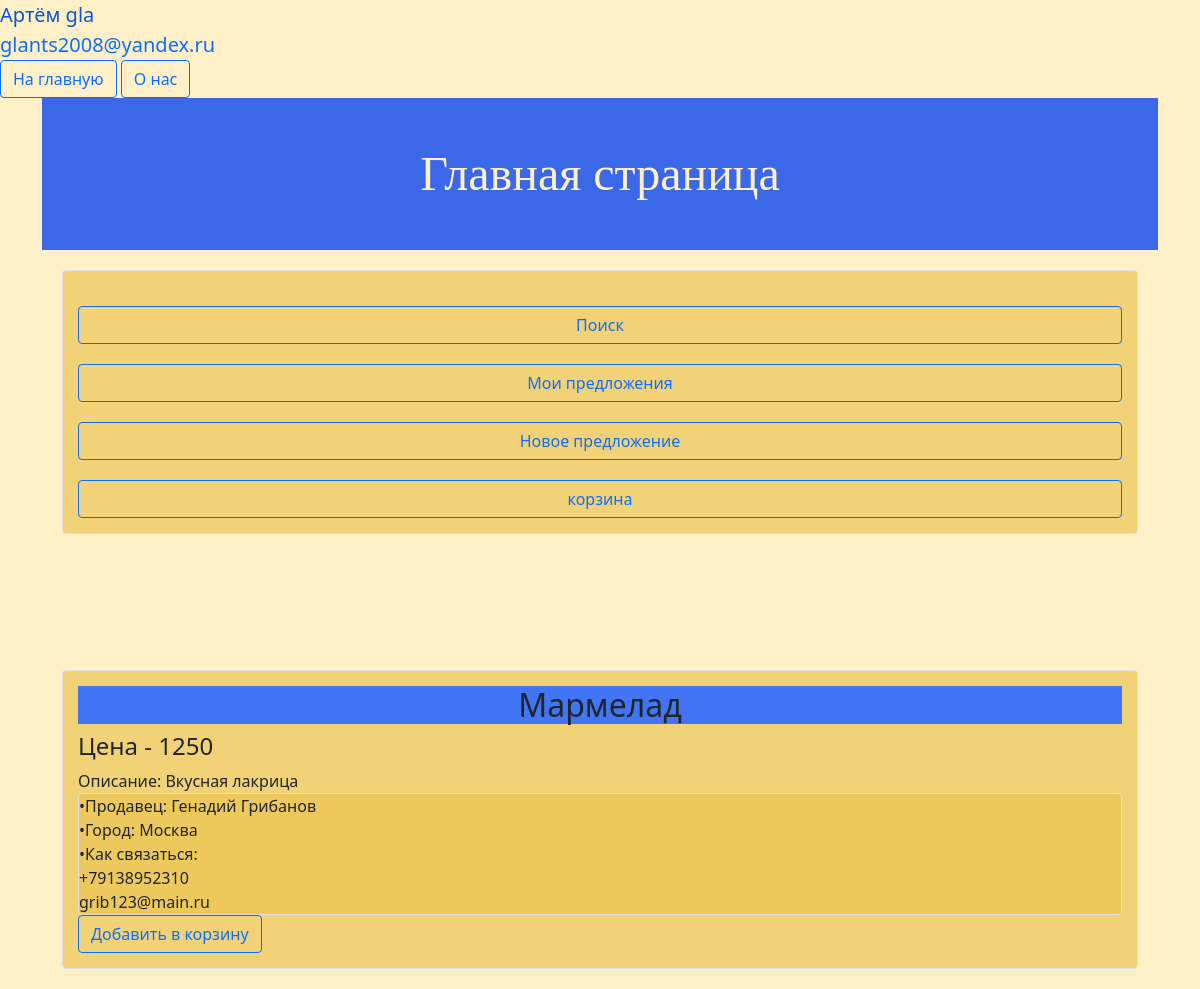
The page /main (signed in) on the database its author committed.
### data/users.py (models this page shows, shortened)
class User(SqlAlchemyBase, UserMixin):
    __tablename__ = 'users'
    id = sqlalchemy.Column(sqlalchemy.Integer,
                           primary_key=True, autoincrement=True)
    name = sqlalchemy.Column(sqlalchemy.String, nullable=True)
    surname = sqlalchemy.Column(sqlalchemy.String, nullable=True)
    email = sqlalchemy.Column(sqlalchemy.String,
                              index=True, unique=True, nullable=True)
    hashed_password = sqlalchemy.Column(sqlalchemy.String, nullable=True)
    number = sqlalchemy.Column(sqlalchemy.Integer, nullable=True)
    basket = sqlalchemy.Column(sqlalchemy.String, nullable=True)
    offers = orm.relationship("Offers", back_populates='user')

### data/offers.py (models this page shows)
class Offers(SqlAlchemyBase):
    __tablename__ = 'offers'
    id = sqlalchemy.Column(sqlalchemy.Integer,
                           primary_key=True, autoincrement=True)
    name_offer = sqlalchemy.Column(sqlalchemy.String, nullable=True)
    discription = sqlalchemy.Column(sqlalchemy.String, nullable=True)
    price = sqlalchemy.Column(sqlalchemy.Integer, nullable=True)
    is_sold = sqlalchemy.Column(sqlalchemy.Boolean, default=False)
    created_date = sqlalchemy.Column(sqlalchemy.DateTime,
                                     default=datetime.datetime.now)
    topic = sqlalchemy.Column(sqlalchemy.String, nullable=True)
    place = sqlalchemy.Column(sqlalchemy.String, nullable=True)
    user_id = sqlalchemy.Column(sqlalchemy.Integer, sqlalchemy.ForeignKey("users.id"))
    user = orm.relationship('User')

### main.py (the view)
@app.route('/main')
def main_page():
    db_sess = db_session.create_session()
    all_offers = list(set(db_sess.query(Offers).filter(Offers.is_sold == 0, Offers.user != current_user)))
    return render_template('main.html', title='Главная страница', offers=all_offers)

### data/db_session.py (called while the page is built)
def create_session() -> Session:
    global __factory
    return __factory()

### main.py (called while the page is built)
@login_manager.user_loader
def load_user(user_id):
    db_sess = db_session.create_session()
    return db_sess.query(User).get(user_id)

### templates/main.html
{% extends "base.html" %}
{% block content %}
<section class="hero">
    <div class="conteiner">
        <div class="hero_message">Главная страница</div>
    </div>
</section>
<div class="col-md6 border rounded">
    <a class="btn btn-outline-primary 1" href="/search">Поиск</a>
    {% if current_user.is_authenticated %}
        <a class="btn btn-outline-primary 1" href="/my_offers">Мои предложения</a>
        <a class="btn btn-outline-primary 1" href="/add_offer">Новое предложение</a>
    <a class="btn btn-outline-primary 1" href="/basket">корзина</a>
    {% else %}
        <a class="btn btn-outline-primary 1" href="/login">Мои предложения</a>
        <a class="btn btn-outline-primary 1" href="/login">Новое предложение</a>
        <a class="btn btn-outline-primary 1" href="/login">Корзина</a>
    {% endif %}
</div>
<br><br><br><br>
{% for item in offers%}
<div class="col-md6 border rounded">
    <h2>{{item.name_offer}}</h2>
    <h4>Цена - {{item.price}}</h4>
    <div>
        Описание: {{item.discription}}
    </div>
    <div class="col-md7 border rounded">
        •Продавец: {{item.user.name}} {{item.user.surname}}<br>
        •Город: {{item.place}} <br>
        •Как cвязаться: <br>
        +{{item.user.number}}<br>
        {{item.user.email}}
    </div>
    {% if current_user.is_authenticated and current_user != item.user %}
        <div>
            <a href="add_basket/{{ item.id }}" class="btn btn-outline-primary">Добавить в корзину</a>
        </div>
    {% endif %}
</div>
{% endfor %}
{% endblock %}

### templates/base.html (shortened to what this page needs)
<!DOCTYPE html>
<html lang="en">
<head>
    <link rel="stylesheet"
          href="https://cdn.jsdelivr.net/npm/bootstrap@5.0.0-beta1/dist/css/bootstrap.min.css"
>
    <link rel="stylesheet" type="text/css" href='static/css/style.css' />
</head>
<body>
{% if current_user.is_authenticated %}
    <a class="navbar-brand" href="/logout">{{ current_user.name }} {{current_user.surname}}</a> <br>
    <a class="navbar-brand" href="/logout">{{ current_user.email }} </a>
{% else %}
    <p class="register_login_buttons">
        <a class="btn btn-outline-primary" href="/register">Зарегистрироваться</a>
        <a class="btn btn-outline-primary" href="/login">Войти</a>
    </p>
{% endif %}
<div class="main_page_button">
    <a class="btn btn-outline-primary" href="/main">На главную</a>
    <a class="btn btn-outline-primary" href="/about">О нас</a>
</div>
<main role="main" class="container">
    {% block content %}{% endblock %}
</main>
</body>
</html>

### static/css/style.css (style rules this page uses)
body { background: rgb(255, 240, 199); }
.hero { padding-top: 40px; padding-bottom: 40px; background: rgb(58, 104, 232); background-size: cover; background-position: center center; weight: 100%; }
.hero_message { color: rgb(255, 240, 199); font-weight: 500; font-size: 48px; text-align: center; font-family: 'sans-serif'; }
[class="btn btn-outline-primary 1"] { margin-top: 20px; justify-content: center; display: flex; align-items: flex-start; flex-wrap: wrap; }
h2 { background: rgb(66, 117, 245); display: flex; justify-content: center; }
[class="col-md6 border rounded"] { padding: 15px; margin: 20px; background: rgb(242, 210, 119); }
[class="col-md7 border rounded"] { background: rgb(237, 200, 92); }

### rows shown on the page
User: name "Артём", surname "gla", email "glants2008@yandex.ru"
Offers: name_offer "Мармелад", price "1250", discription "Вкусная лакрица", user.name "Генадий", user.surname "Грибанов", place "Москва", user.number "79138952310", user.email "grib123@main.ru"
